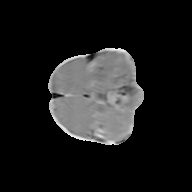
#> input picture preprocessing/data_sample/image_sample.png, 192 x 192 px; its folder holds only this picture in this run
$ python -i image_crop.py   (imports and definitions only)
#> lines starting #> are read from the running program, lines starting #| are printed output that depends on the picture; after the words box and inside, x2 and y2 are one past the last pixel; in counts of white or black regions, pixels touching at a corner belong together
"""
A preprocessing utility that will use a given image
as input, binarize it, obtain the center points, and from
the center point crop the image by a given image size

Essentially it crops into the brain subject
"""

import os
import cv2
import numpy as np
from concurrent.futures import ThreadPoolExecutor

MODALITY = ["t1c", "t1n", "t2f" ,"t2w"]
IMAGE_SIZE = 192

"""
The code below is borrowed from Farah Alarbid
Credits here: https://www.kaggle.com/code/farahalarbeed/convert-binary-masks-to-yolo-format
"""

def ProcessMask(image_path, destination, threshold=10, color=False):
#> called with image_path = '../data_sample/image_sample.png', destination = 'out.png', threshold = 10, color = False
    if color:
        pass
        print("WARNING: COLOR NOT IMPLEMENTED YET")
    else:
        image = cv2.imread(image_path, cv2.IMREAD_GRAYSCALE)
#> image is the input picture: shape (192, 192); min 0, max 244, mean 27.7

    # Image processing
    _, binary_mask = cv2.threshold(image, threshold, 255, cv2.THRESH_BINARY)
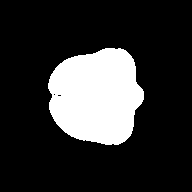
#> binary_mask: shape (192, 192); 19.5% white; 1 white region
    contours, _ = cv2.findContours(binary_mask, cv2.RETR_EXTERNAL, cv2.CHAIN_APPROX_SIMPLE)
#> contours = 1 contour; box (x1, y1, x2, y2) and area: (48, 48, 144, 145) 7047
    cleaned_image = image * binary_mask
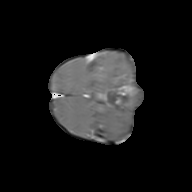
#> cleaned_image: shape (192, 192); min 0, max 245, mean 22.2

    max_area = 0
    for contour in contours:
        x, y, width, height = cv2.boundingRect(contour)
        if max_area < (width*height):
            max_area = (width*height)
            x_center = (x + width // 2)
            y_center = (y + height // 2)
#> this loop made 1 pass
#> (x, y, width, height, max_area, x_center, y_center) on pass 1: (48, 48, 96, 97, 9312, 96, 96)
#> after the loop, max_area = 9312; x_center = 96; y_center = 96

    cropped_image = CropCenter(cleaned_image, IMAGE_SIZE, x_center, y_center)

    # -------------------------------------
    # LEAVE FOR TROUBLESHOOTING

    # cv2.imshow("original", image)
    # cv2.imshow("cropped", cropped_image)
    # cv2.waitKey(0)
    # cv2.destroyAllWindows()

    # -------------------------------------

    cropped_image_path = os.path.join(destination, os.path.basename(image_path))
    cv2.imwrite(cropped_image_path, cropped_image)

def CropCenter(image, crop_size, x_center, y_center, pad_value=0):
    """
    Crops an image from the center with a specified size. If the desired crop
    exceeds the image boundaries, padding is added.

    Args:
        image (np.ndarray): The input image (height, width, channels) or (height, width).
        crop_size (int): The desired side length of the square crop.
        x_center (int): The x-coordinate (width) of the center of the crop.
        y_center (int): The y-coordinate (height) of the center of the crop.
        pad_value (int or tuple): The value to use for padding. For grayscale images,
                                   an int (e.g., 0 for black). For color images,
                                   a tuple (e.g., (0, 0, 0) for black).

    Returns:
        np.ndarray: The cropped and potentially padded image.
    """
#> called with crop_size = 192, x_center = 96, y_center = 96, pad_value = 0
    height, width = image.shape[0], image.shape[1]
#> height = 192; width = 192
    half_crop_size = crop_size // 2

    # Calculate the desired crop boundaries (each corner)
    x1 = x_center - half_crop_size
#> x1 = 0
    y1 = y_center - half_crop_size
#> y1 = 0
    x2 = x_center + half_crop_size
#> x2 = 192
    y2 = y_center + half_crop_size
#> y2 = 192

    # Calculate crop boundaries within the image
    x1_bound = max(0, x1)
#> x1_bound = 0
    y1_bound = max(0, y1)
#> y1_bound = 0
    x2_bound = min(width, x2)
#> x2_bound = 192
    y2_bound = min(height, y2)
#> y2_bound = 192

    # Calculate padding amounts
    pad_left = abs(min(0, x1))
#> pad_left = 0
    pad_top = abs(min(0, y1))
#> pad_top = 0
    pad_right = abs(min(0, width - x2))
#> pad_right = 0
    pad_bottom = abs(min(0, height - y2))
#> pad_bottom = 0

    # Perform the initial crop
    cropped_image = image[y1_bound:y2_bound, x1_bound:x2_bound]

    # Apply padding if necessary
    if pad_left > 0 or pad_top > 0 or pad_right > 0 or pad_bottom > 0:
        # Determine the number of channels for padding
        if image.ndim == 3:  # Color image
            if not isinstance(pad_value, tuple):
                raise ValueError("For color images, 'pad_value' must be a tuple (R, G, B).")
            # Pad for each channel
            padding_widths = ((pad_top, pad_bottom), (pad_left, pad_right), (0, 0))
        elif image.ndim == 2:  # Grayscale image
            if not isinstance(pad_value, (int, float)):
                raise ValueError("For grayscale images, 'pad_value' must be an int or float.")
            padding_widths = ((pad_top, pad_bottom), (pad_left, pad_right))
        else:
            raise ValueError("Unsupported image dimensions. Expected 2 (grayscale) or 3 (color).")

        cropped_image = np.pad(cropped_image, padding_widths, mode='constant', constant_values=pad_value)

    return cropped_image

def CreateDir(path):
    if not os.path.exists(path):
        os.makedirs(path)

def Main():
    for mod in MODALITY:
        input_folder = f"{mod}/images"
        DEST_FOLDER = f"{mod}_cropped/images"

        input_folder = os.path.join(os.getcwd(), input_folder)
        dataset_split = os.listdir(input_folder)

        max_workers = 10 # adjust based on your syster's capabilities

        # [15 lines of commented-out code are left out]

        with ThreadPoolExecutor(max_workers=max_workers) as executor:
            for split in dataset_split:
                split_path = os.path.join(input_folder, split)
                image_list = os.listdir(split_path)

                dest_dir = os.path.join(DEST_FOLDER, split)
                CreateDir(dest_dir)

                for image in image_list:
                    image_path = os.path.join(split_path, image)
                    executor.submit(ProcessMask, image_path, dest_dir)

# [3 lines not run here, left out]

>>> result = ProcessMask('../data_sample/image_sample.png', 'out.png')

$ run again, on preprocessing/data_sample/multimodal_sample.png
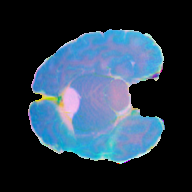
#> input picture preprocessing/data_sample/multimodal_sample.png, 192 x 192 px
#> in ProcessMask, `_, binary_mask = cv2.threshold(image, threshold, 255, cv2.THRESH_BINARY)`:
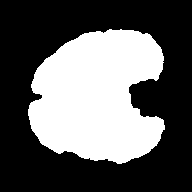
#> binary_mask: shape (192, 192); 37.4% white; 1 white region
#> contours = 1 contour; box (x1, y1, x2, y2) and area: (28, 29, 165, 164) 13556
#> in ProcessMask, `cleaned_image = image * binary_mask`:
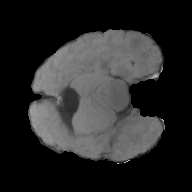
#> cleaned_image: shape (192, 192); min 0, max 194, mean 40.6
#> the loop in ProcessMask, `for contour in contours:` made 1 pass
#> (x, y, width, height, max_area, x_center, y_center) on pass 1: (28, 29, 137, 135, 18495, 96, 96)
#> after the loop in ProcessMask, `for contour in contours:`: max_area = 18495; x_center = 96
#> x1 = 0
#> x2 = 192
#> x1_bound = 0
#> x2_bound = 192
#> pad_left = 0
